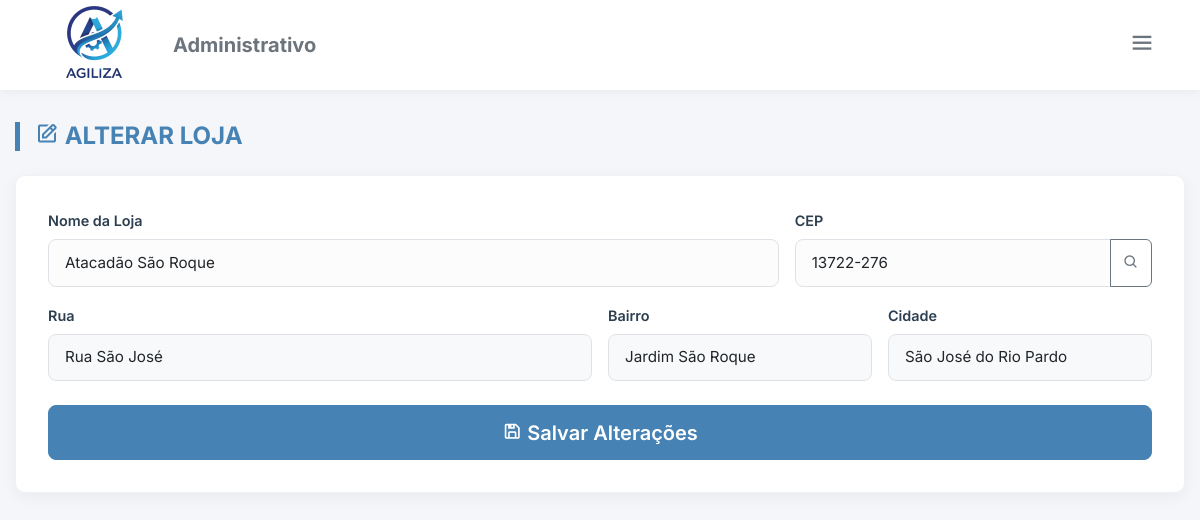
Screenshot of /alt_estabelecimento.php?al=1 (signed in) with the database file from the repository.
### tables this page shows
CREATE TABLE IF NOT EXISTS `estabelecimento` (
  `id_estabelecimento` int NOT NULL AUTO_INCREMENT,
  `nome_estabelecimento` varchar(100) NOT NULL,
  `cep` varchar(255) NOT NULL,
  `rua` varchar(255) NOT NULL,
  `bairro` varchar(255) NOT NULL,
  `cidade` varchar(120) NOT NULL,
  `estado` char(2) NOT NULL,
  PRIMARY KEY (`id_estabelecimento`)
);

### alt_estabelecimento.php (the view, shortened to what this page needs)
<?php
require_once "conexao.php";
$dados = [];
if (isset($_GET["al"])) {
    $id = (int) $_GET["al"];
    $stmt = $conn->prepare("SELECT * FROM estabelecimento WHERE id_estabelecimento = :id");
    $stmt->bindValue(':id', $id);
    $stmt->execute();
    $dados = $stmt->fetch(PDO::FETCH_ASSOC);
}
?>
<!DOCTYPE html>
<html lang="pt-br">
<head>
    <link href="https://cdn.jsdelivr.net/npm/bootstrap@5.3.6/dist/css/bootstrap.min.css" rel="stylesheet">
    <link href="https://unpkg.com/boxicons@2.1.4/css/boxicons.min.css" rel="stylesheet">
    <link href="styles/style_cad.css" rel="stylesheet">
</head>
<body>
    <div class="top-bar">
        <div class="d-flex align-items-center gap-3">
            <img src="img/logoagilizasemfundo.png" class="logo" alt="Logo">
            <h5 class="m-0 fw-bold text-secondary d-none d-md-block">Administrativo</h5>
        </div>
        <div class="dropdown">
            <button class="btn btn-outline-secondary border-0" type="button" data-bs-toggle="dropdown"><i
                    class='bx bx-menu fs-3'></i></button>
        </div>
    </div>
    <div class="main-container">
        <h2 class="page-title"><i class='bx bx-edit'></i> Alterar Loja</h2>
        <div class="form-card">
            <form method="POST">
                <div class="row g-3">
                    <div class="col-md-8">
                        <label class="form-label">Nome da Loja</label>
                        <input type="text" class="form-control" name="nome_estabelecimento"
                            value="<?= htmlspecialchars($dados['nome_estabelecimento']) ?>" required>
                    </div>
                    <div class="col-md-4">
                        <label class="form-label">CEP</label>
                        <div class="input-group">
                            <input type="text" class="form-control" id="cep" name="cep"
                                value="<?= htmlspecialchars($dados['cep']) ?>" required>
                            <button class="btn btn-outline-secondary" type="button"><i
                                    class='bx bx-search'></i></button>
                        </div>
                    </div>
                    <div class="col-md-6">
                        <label class="form-label">Rua</label>
                        <input type="text" class="form-control bg-light" id="rua" name="rua"
                            value="<?= htmlspecialchars($dados['rua']) ?>" readonly>
                    </div>
                    <div class="col-md-3">
                        <label class="form-label">Bairro</label>
                        <input type="text" class="form-control bg-light" id="bairro" name="bairro"
                            value="<?= htmlspecialchars($dados['bairro']) ?>" readonly>
                    </div>
                    <div class="col-md-3">
                        <label class="form-label">Cidade</label>
                        <input type="text" class="form-control bg-light" id="cidade" name="cidade"
                            value="<?= htmlspecialchars($dados['cidade']) ?>" readonly>
                    </div>
                    <div class="col-12 mt-4">
                        <button type="submit" name="alterar" class="btn btn-primary w-100 btn-lg"><i
                                class='bx bx-save'></i> Salvar Alterações</button>
                    </div>
                </div>
            </form>
        </div>
    </div>
</body>
</html>

### styles/style_cad.css (style rules this page uses)
:root { --primary-color: #4682B4; --primary-hover: #3a6ea5; --bg-light: #f4f6f9; --card-bg: #ffffff; --text-dark: #2c3e50; --text-muted: #6c757d; --radius: 10px; --shadow: 0 4px 15px rgba(0, 0, 0, 0.05); }
body { background-color: var(--bg-light); font-family: 'Inter', sans-serif; color: var(--text-dark); min-height: 100vh; display: flex; flex-direction: column; }
.top-bar { background-color: var(--card-bg); padding: 0.8rem 2rem; display: flex; align-items: center; justify-content: space-between; box-shadow: 0 2px 10px rgba(0, 0, 0, 0.05); margin-bottom: 2rem; z-index: 100; height: 90px; }
.top-bar .logo { height: 125px; width: auto; object-fit: contain; }
.main-container { max-width: 1200px; margin: 0 auto; padding: 0 15px 40px 15px; width: 100%; flex: 1; }
.page-title { font-weight: 700; color: var(--primary-color); margin-bottom: 1.5rem; text-transform: uppercase; font-size: 1.5rem; border-left: 5px solid var(--primary-color); padding-left: 15px; }
.form-card { background: var(--card-bg); border-radius: var(--radius); box-shadow: var(--shadow); padding: 2rem; margin-bottom: 3rem; border: 1px solid #eef2f7; }
.form-label { font-weight: 600; font-size: 0.9rem; color: var(--text-dark); }
.form-control, .form-select { border-radius: 8px; padding: 0.7rem 1rem; border: 1px solid #dee2e6; background-color: #fcfcfc; font-size: 0.95rem; }
.btn-primary { background-color: var(--primary-color); border-color: var(--primary-color); padding: 0.7rem 1.5rem; font-weight: 600; border-radius: 8px; transition: all 0.3s; }

### rows the page displays
estabelecimento: nome_estabelecimento "Atacadão São Roque", cep "13722-276", rua "Rua São José", bairro "Jardim São Roque", cidade "São José do Rio Pardo"
